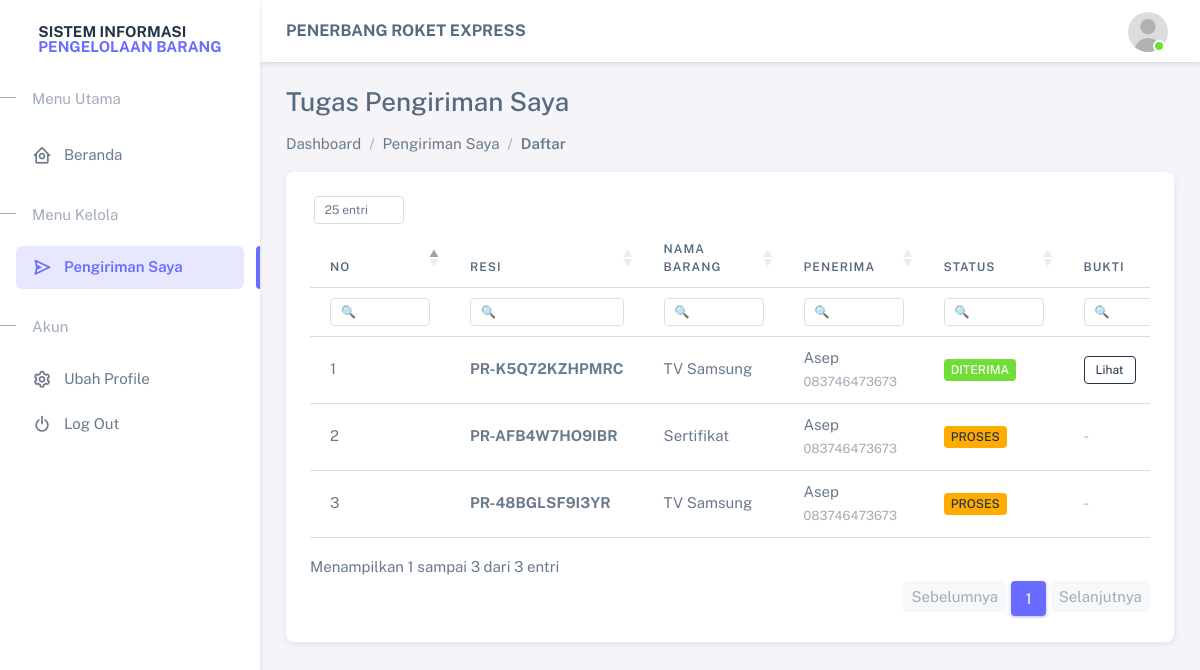
The page /pages/assigned/index.php (signed in) on the database its author committed.
### tables this page shows
CREATE TABLE IF NOT EXISTS `shipments` (
  `id` int NOT NULL AUTO_INCREMENT,
  `tracking_number` varchar(255) NOT NULL,
  `item_id` int NOT NULL,
  `sender_id` int NOT NULL,
  `receiver_id` int NOT NULL,
  `status` varchar(255) NOT NULL,
  `proof_image` varchar(255) DEFAULT NULL,
  `shipping_cost` int DEFAULT NULL,
  `created_at` date DEFAULT NULL,
  PRIMARY KEY (`id`),
  KEY `tracking_number` (`tracking_number`,`item_id`,`sender_id`,`receiver_id`)
);

CREATE TABLE IF NOT EXISTS `items` (
  `id` int NOT NULL AUTO_INCREMENT,
  `name` varchar(255) NOT NULL,
  `weight` varchar(255) NOT NULL,
  `category` varchar(255) NOT NULL,
  `type` varchar(100) DEFAULT NULL,
  PRIMARY KEY (`id`)
);

CREATE TABLE IF NOT EXISTS `receivers` (
  `id` int NOT NULL AUTO_INCREMENT,
  `name` varchar(255) NOT NULL,
  `phone` varchar(255) NOT NULL,
  `address` varchar(255) NOT NULL,
  `city` varchar(255) NOT NULL,
  PRIMARY KEY (`id`)
);

### app/middleware.php (called while the page is built, shortened)
<?php
function authUser()
{
    return isset($_SESSION['user']) ? (object)$_SESSION['user'] : null;
}

### app/function/function.php (called while the page is built, shortened)
<?php
require_once __DIR__ . '/../connection.php';
function query($sql, $params = [])
{
    global $conn;
    if (empty($params)) {
        $result = mysqli_query($conn, $sql);
        $rows = [];
        while ($row = mysqli_fetch_object($result)) {
            $rows[] = $row;
        }
        return $rows;
    }
    $rows = [];
    return $rows;
}

### pages/assigned/index.php (the view, shortened to what this page needs)
<?php
require('./../../app/middleware.php');
require('./../../app/function/function.php');
$courierId = authUser()->id;
$no = 1;
$assignments = query("
    SELECT
      s.id, s.tracking_number,
      items.name AS item_name,
      s.status, s.proof_image,
      receivers.name AS receiver_name,
      receivers.phone AS receiver_phone
    FROM shipment_assignments a
      JOIN shipments s ON a.shipment_id = s.id
      JOIN items ON s.item_id = items.id
      JOIN receivers ON s.receiver_id = receivers.id
    WHERE a.courier_id = $courierId
");
$title = "Tugas Pengiriman Saya";
$items = [
  ['label' => 'Dashboard', 'url' => '../dashboard.php'],
  ['label' => 'Pengiriman Saya', 'url' => '../assigned/index.php'],
  ['label' => 'Daftar', 'url' => '']
];
include('./../../views/layouts/main-header.php');
?>
<div class="card">
  <div class="d-flex align-items-end row">
    <div class="col-sm-12">
      <div class="card-body">
        <div class="table-responsive">
          <table class="table datatable" style="width: 100%;">
            <thead>
              <tr>
                <th>No</th>
                <th>Resi</th>
                <th>Nama Barang</th>
                <th>Penerima</th>
                <th>Status</th>
                <th>Bukti</th>
              </tr>
            </thead>
            <tbody>
              <?php foreach ($assignments as $row): ?>
                <tr>
                  <td class="text-nowrap"><?= $no++ ?></td>
                  <td class="text-nowrap fw-bold"><?= $row->tracking_number ?></td>
                  <td class="text-nowrap"><?= $row->item_name ?></td>
                  <td class="text-nowrap"><?= $row->receiver_name ?> <br>
                    <small class="text-muted"><?= $row->receiver_phone ?></small>
                  </td>
                  <td class="text-nowrap">
                    <?php
                    $badgeClass = [
                      "Proses"   => "bg-warning text-dark",
                      "Dikirim"  => "bg-primary",
                      "Diterima" => "bg-success",
                      "Batal"    => "bg-danger",
                    ];
                    ?>
                    <span class="badge <?= $badgeClass[$row->status] ?? "bg-secondary" ?>">
                      <?= $row->status ?>
                    </span>
                  </td>
                  <td class="text-nowrap">
                    <?php if ($row->proof_image): ?>
                      <button class="btn btn-outline-dark btn-sm" data-bs-toggle="modal"
                        data-bs-target="#modalProof<?= $row->id ?>">
                        Lihat
                      </button>
                    <?php else: ?>
                      <span class="text-muted">-</span>
                    <?php endif; ?>
                  </td>
                </tr>
              <?php endforeach; ?>
            </tbody>
          </table>
        </div>
      </div>
      <?php include('./../../views/layouts/main-footer.php'); ?>

### views/layouts/main-header.php (shortened to what this page needs)
<!DOCTYPE html>
<html lang="en" class="light-style layout-menu-fixed" dir="ltr" data-theme="theme-default"
    data-assets-path="../assets/" data-template="vertical-menu-template-free">
<head>
    <?php include('partials/head.php') ?>
</head>
<body>
    <div class="layout-wrapper layout-content-navbar">
        <div class="layout-container">
            <?php include('partials/menu.php') ?>
            <div class="layout-page">
                <?php include('partials/nav.php') ?>
                <div class="content-wrapper">
                    <div class="container-xxl flex-grow-1 container-p-y">
                        <?php include('components/breadcrumd.php') ?>

### views/layouts/partials/head.php (shortened to what this page needs)
<link rel="stylesheet" href="./../../assets/vendor/fonts/boxicons.css" />
<link rel="stylesheet" href="./../../assets/vendor/css/core.css" class="template-customizer-core-css" />
<link rel="stylesheet" href="./../../assets/vendor/css/theme-default.css" class="template-customizer-theme-css" />
<link rel="stylesheet" href="./../../assets/css/demo.css" />
<link rel="stylesheet" href="./../../assets/vendor/libs/perfect-scrollbar/perfect-scrollbar.css" />
<link rel="stylesheet" href="./../../assets/vendor/libs/apex-charts/apex-charts.css" />
<link href="https://cdn.datatables.net/1.13.5/css/dataTables.bootstrap4.min.css" rel="stylesheet" type="text/css" />
<link href="./../../assets/vendor/libs/dropify-master/dist/css/dropify.min.css" rel="stylesheet"
    type="text/css" />

### views/layouts/partials/menu.php (shortened to what this page needs)
<?php
$userRole = $_SESSION['user']['role'] ?? '';
$current_page = basename($_SERVER['PHP_SELF']);
?>
<aside id="layout-menu" class="layout-menu menu-vertical menu bg-menu-theme shadow-sm">
    <div class="app-brand d-flex justify-content-center p-2">
        <a href="" class="app-brand-link">
            <span class="app-brand-logo mt-3">
                <div class="fw-bold">
                    <span class="text-dark">SISTEM INFORMASI</span>
                    <br>PENGELOLAAN BARANG
                </div>
            </span>
        </a>
    </div>
    <li class="menu-header">Menu Utama</li>
    <ul class="menu-inner py-1">
        <li class="menu-item <?= $current_page == 'dashboard.php' ? 'active' : '' ?>">
            <a href="./../../../pages/dashboard.php" class="menu-link">
                <i class="menu-icon tf-icons bx bx-home-circle"></i>
                <div>Beranda</div>
            </a>
        </li>
        <?php if ($userRole === 'courier') { ?>
            <li class="menu-header">Menu Kelola</li>
            <li class="menu-item <?= $current_page == 'index.php' && strpos($_SERVER['REQUEST_URI'], 'assigned') ? 'active' : '' ?>">
                <a href="./../../../pages/assigned/index.php" class="menu-link">
                    <i class="menu-icon tf-icons bx bx-send"></i>
                    <div>Pengiriman Saya</div>
                </a>
            </li>
        <?php } ?>
        <li class="menu-header">Akun</li>
        <li class="menu-item <?= strpos($_SERVER['REQUEST_URI'], 'profile') ? 'active' : '' ?>">
            <a href="./../../../pages/profile/edit.php" class="menu-link">
                <i class="menu-icon tf-icons bx bx-cog"></i>
                <div>Ubah Profile</div>
            </a>
        </li>
        <li class="menu-item">
            <a href="./../../../pages/auth/logout.php" class="menu-link">
                <i class="menu-icon tf-icons bx bx-power-off"></i>
                <div>Log Out</div>
            </a>
        </li>
    </ul>
</aside>

### views/layouts/partials/nav.php (shortened to what this page needs)
<?php
require_once __DIR__ . '/../../../app/function/function.php';
?>
<nav class="layout-navbar container-xxl navbar navbar-expand-xl align-items-center bg-navbar-theme shadow-sm"
    id="layout-navbar">
    <div class="navbar-nav-right d-flex align-items-center" id="navbar-collapse">
        <div class="navbar-nav align-items-center">
            <a class="navbar-brand fw-bold" href="">PENERBANG ROKET EXPRESS</a>
        </div>
        <ul class="navbar-nav flex-row align-items-center ms-auto">
            <li class="nav-item navbar-dropdown dropdown-user dropdown">
                <a class="nav-link dropdown-toggle hide-arrow" href="javascript:void(0);" data-bs-toggle="dropdown">
                    <div class="avatar avatar-online">
                        <img src="./../../assets/img/avatars/user.jpg" alt class="w-px-40 h-auto rounded-circle" />
                    </div>
                </a>
            </li>
        </ul>
    </div>
</nav>

### views/layouts/components/breadcrumd.php (shortened to what this page needs)
<?php
$title = $title ?? '';
$items = $items ?? [];
$action_buttons = $action_buttons ?? [];
?>
<?php if ($title || $items || $action_buttons): ?>
  <nav aria-label="breadcrumb">
    <h3 class="h3"><?= $title ?></h3>
    <div class="row">
      <div class="col">
        <ol class="breadcrumb breadcrumb-style">
          <?php foreach ($items as $item): ?>
            <?php if (!empty($item['url'])): ?>
              <li class="breadcrumb-item">
                <a href="<?= $item['url'] ?>"><?= $item['label'] ?></a>
              </li>
            <?php else: ?>
              <li class="breadcrumb-item active">
                <?= $item['label'] ?>
              </li>
            <?php endif; ?>
          <?php endforeach; ?>
        </ol>
      </div>
      <div class="col-auto mb-3">
      </div>
    </div>
  </nav>
<?php endif; ?>

### views/layouts/main-footer.php (shortened to what this page needs)
                    </div>
                </div>
            </div>
        </div>
    </div>
</body>
</html>

### rows shown on the page
shipments: tracking_number "PR-K5Q72KZHPMRC", item.name "TV Samsung", receiver.name "Asep", receiver.phone "083746473673", status "DITERIMA"
shipments: tracking_number "PR-AFB4W7HO9IBR", item.name "Sertifikat", receiver.name "Asep", receiver.phone "083746473673", status "PROSES"
shipments: tracking_number "PR-48BGLSF9I3YR", item.name "TV Samsung", receiver.name "Asep", receiver.phone "083746473673", status "PROSES"

### other values the page prints
$title "Tugas Pengiriman Saya"
$item['label'] "Dashboard"
$item['label'] "Pengiriman Saya"
$item['label'] "Daftar"
